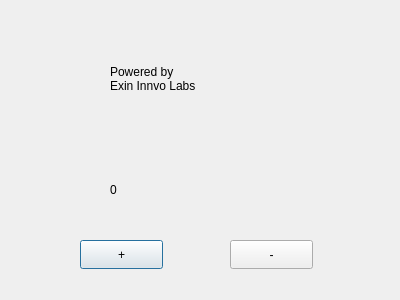
<?xml version="1.0" encoding="UTF-8"?>
<ui version="4.0">
 <class>mainwindow</class>
 <widget class="QDialog" name="mainwindow">
  <property name="geometry">
   <rect>
    <x>0</x>
    <y>0</y>
    <width>400</width>
    <height>300</height>
   </rect>
  </property>
  <property name="windowTitle">
   <string>Dialog</string>
  </property>
  <widget class="QLabel" name="labelTitle">
   <property name="geometry">
    <rect>
     <x>110</x>
     <y>60</y>
     <width>171</width>
     <height>51</height>
    </rect>
   </property>
   <property name="text">
    <string>Powered by
Exin Innvo Labs
</string>
   </property>
  </widget>
  <widget class="QLabel" name="labelCount">
   <property name="geometry">
    <rect>
     <x>110</x>
     <y>180</y>
     <width>63</width>
     <height>20</height>
    </rect>
   </property>
   <property name="text">
    <string>0</string>
   </property>
  </widget>
  <widget class="QPushButton" name="buttonIncrease">
   <property name="geometry">
    <rect>
     <x>80</x>
     <y>240</y>
     <width>83</width>
     <height>29</height>
    </rect>
   </property>
   <property name="text">
    <string>+</string>
   </property>
  </widget>
  <widget class="QPushButton" name="buttonDecrease">
   <property name="geometry">
    <rect>
     <x>230</x>
     <y>240</y>
     <width>83</width>
     <height>29</height>
    </rect>
   </property>
   <property name="text">
    <string>-</string>
   </property>
  </widget>
 </widget>
 <resources/>
 <connections/>
</ui>
